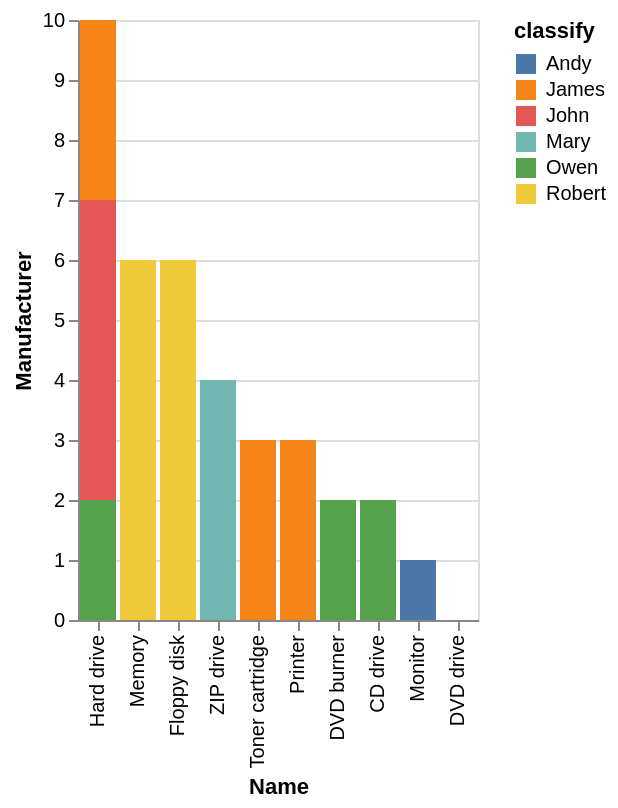

Vega-Lite specification stored for this chart:
### Vega-Lite specification from a JSON file in a GitHub repository (floating-point values rounded to 4 significant figures)
{"data": {"values": [{"x_data": "Memory", "y_data": 0, "classify": "Andy"}, {"x_data": "Floppy disk", "y_data": 0, "classify": "Andy"}, {"x_data": "Hard drive", "y_data": 0, "classify": "Andy"}, {"x_data": "DVD drive", "y_data": 0, "classify": "Andy"}, {"x_data": "ZIP drive", "y_data": 0, "classify": "Andy"}, {"x_data": "Toner cartridge", "y_data": 0, "classify": "Andy"}, {"x_data": "Printer", "y_data": 0, "classify": "Andy"}, {"x_data": "DVD burner", "y_data": 0, "classify": "Andy"}, {"x_data": "CD drive", "y_data": 0, "classify": "Andy"}, {"x_data": "Monitor", "y_data": 1, "classify": "Andy"}, {"x_data": "Memory", "y_data": 0, "classify": "James"}, {"x_data": "Floppy disk", "y_data": 0, "classify": "James"}, {"x_data": "Hard drive", "y_data": 3, "classify": "James"}, {"x_data": "DVD drive", "y_data": 0, "classify": "James"}, {"x_data": "ZIP drive", "y_data": 0, "classify": "James"}, {"x_data": "Toner cartridge", "y_data": 3, "classify": "James"}, {"x_data": "Printer", "y_data": 3, "classify": "James"}, {"x_data": "DVD burner", "y_data": 0, "classify": "James"}, {"x_data": "CD drive", "y_data": 0, "classify": "James"}, {"x_data": "Monitor", "y_data": 0, "classify": "James"}, {"x_data": "Memory", "y_data": 0, "classify": "John"}, {"x_data": "Floppy disk", "y_data": 0, "classify": "John"}, {"x_data": "Hard drive", "y_data": 5, "classify": "John"}, {"x_data": "DVD drive", "y_data": 0, "classify": "John"}, {"x_data": "ZIP drive", "y_data": 0, "classify": "John"}, {"x_data": "Toner cartridge", "y_data": 0, "classify": "John"}, {"x_data": "Printer", "y_data": 0, "classify": "John"}, {"x_data": "DVD burner", "y_data": 0, "classify": "John"}, {"x_data": "CD drive", "y_data": 0, "classify": "John"}, {"x_data": "Monitor", "y_data": 0, "classify": "John"}, {"x_data": "Memory", "y_data": 0, "classify": "Mary"}, {"x_data": "Floppy disk", "y_data": 0, "classify": "Mary"}, {"x_data": "Hard drive", "y_data": 0, "classify": "Mary"}, {"x_data": "DVD drive", "y_data": 0, "classify": "Mary"}, {"x_data": "ZIP drive", "y_data": 4, "classify": "Mary"}, {"x_data": "Toner cartridge", "y_data": 0, "classify": "Mary"}, {"x_data": "Printer", "y_data": 0, "classify": "Mary"}, {"x_data": "DVD burner", "y_data": 0, "classify": "Mary"}, {"x_data": "CD drive", "y_data": 0, "classify": "Mary"}, {"x_data": "Monitor", "y_data": 0, "classify": "Mary"}, {"x_data": "Memory", "y_data": 0, "classify": "Owen"}, {"x_data": "Floppy disk", "y_data": 0, "classify": "Owen"}, {"x_data": "Hard drive", "y_data": 2, "classify": "Owen"}, {"x_data": "DVD drive", "y_data": 0, "classify": "Owen"}, {"x_data": "ZIP drive", "y_data": 0, "classify": "Owen"}, {"x_data": "Toner cartridge", "y_data": 0, "classify": "Owen"}, {"x_data": "Printer", "y_data": 0, "classify": "Owen"}, {"x_data": "DVD burner", "y_data": 2, "classify": "Owen"}, {"x_data": "CD drive", "y_data": 2, "classify": "Owen"}, {"x_data": "Monitor", "y_data": 0, "classify": "Owen"}, {"x_data": "Memory", "y_data": 6, "classify": "Robert"}, {"x_data": "Floppy disk", "y_data": 6, "classify": "Robert"}, {"x_data": "Hard drive", "y_data": 0, "classify": "Robert"}, {"x_data": "DVD drive", "y_data": 0, "classify": "Robert"}, {"x_data": "ZIP drive", "y_data": 0, "classify": "Robert"}, {"x_data": "Toner cartridge", "y_data": 0, "classify": "Robert"}, {"x_data": "Printer", "y_data": 0, "classify": "Robert"}, {"x_data": "DVD burner", "y_data": 0, "classify": "Robert"}, {"x_data": "CD drive", "y_data": 0, "classify": "Robert"}, {"x_data": "Monitor", "y_data": 0, "classify": "Robert"}]}, "mark": "bar", "encoding": {"x": {"field": "x_data", "type": "nominal", "title": "Name", "sort": {"op": "sum", "field": "y_data", "order": "descending"}}, "y": {"field": "y_data", "type": "quantitative", "title": "Manufacturer"}, "color": {"field": "classify"}}}
